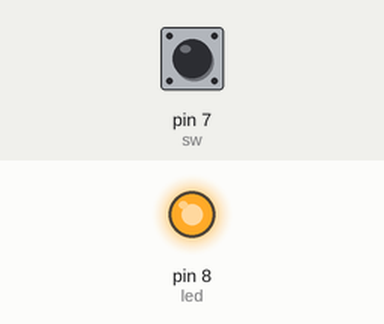
A sketch run on a simulated Arduino Uno, built with avr-gcc and run on an emulated ATmega328P. Shown: output pins drawn as LEDs (lit = HIGH). The test bench sets the inputs (shaded band); at power-on: pin 7 (sw) HIGH. What the sketch prints to the serial monitor is not drawn.

Above: at 1.2 s.
1.3 s: pin 7 (sw) pulled LOW for 0.15 s
At 1.37 s:
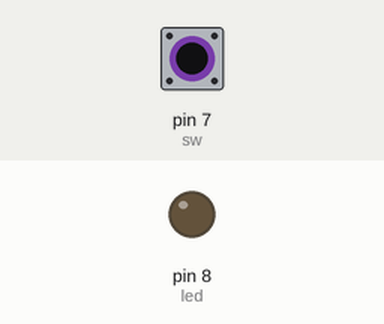
2.9 s: pin 7 (sw) pulled LOW for 3.2 s
At 6.5 s:
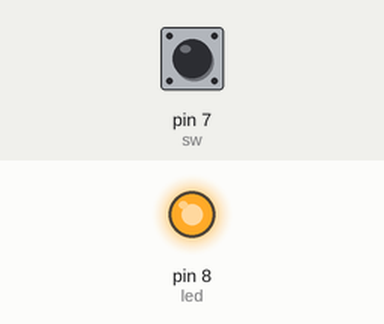
Timing chart, 0 to 8.0 s (numbered marks = the images above; inputs shaded):
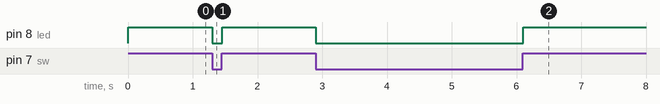

Measured:
- after the input at 1.3 s, pin 8 (led): HIGH → LOW at once, → HIGH 0.15 s later
- after the input at 2.9 s, pin 8 (led): HIGH → LOW at once, → HIGH 3.2 s later

The sketch:

led_switch.ino
```cpp
int led = 8;
int sw = 7;

void setup() {
  // put your setup code here, to run once:
  pinMode(led, OUTPUT);
  pinMode(sw, INPUT_PULLUP);
  Serial.begin(9600);
}

void loop() {
  // put your main code here, to run repeatedly:

  Serial.println(digitalRead(sw));
  if (digitalRead(sw)) {
    // code
    digitalWrite(led, HIGH);
  }
  else {
    digitalWrite(led, LOW);
  }
}
```
